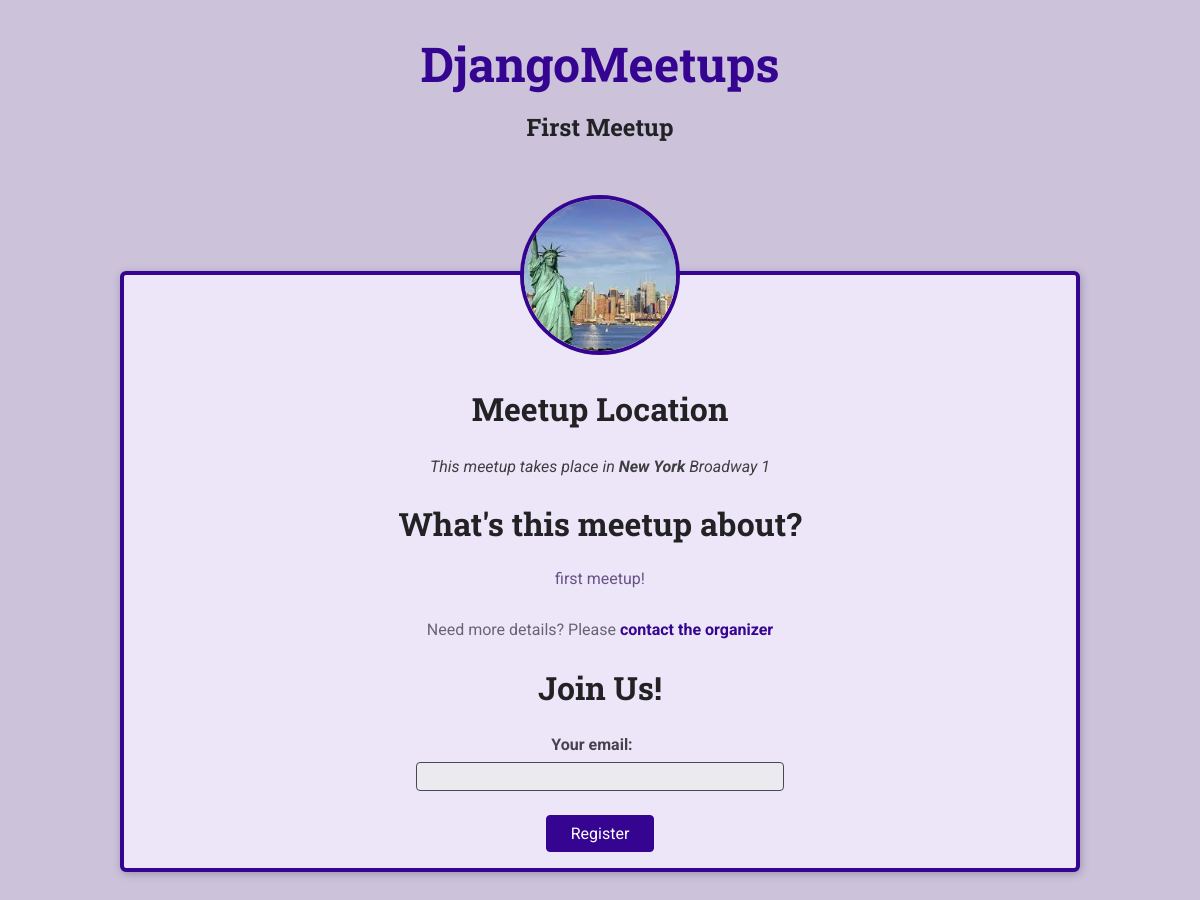
Screenshot of /meetups/first-meetup with the database file from the repository.
### meetups/models.py (models this page shows, shortened)
class Meetup(models.Model):
    title = models.CharField(max_length=200)
    organizer_email = models.EmailField()
    date = models.DateField()
    slug = models.SlugField(unique=True)
    description = models.TextField()
    image = models.ImageField(upload_to='images')
    location = models.ForeignKey(Location, on_delete=models.CASCADE)
    participants = models.ManyToManyField(Participant, blank=True, null=True)

class Location(models.Model):
    name = models.CharField(max_length=200)
    address = models.CharField(max_length=300)

### meetups/views.py (the view, shortened to what this page needs)
# urls.py: path('<slug:meetup_slug>', views.meetup_details, name='meetup-details')
def meetup_details(request, meetup_slug):
    try:
        selected_meetup = Meetup.objects.get(slug=meetup_slug)
        if request.method == 'GET':
            registration_form = RegistrationForm()
        return render(request, 'meetups/meetup-details.html', {
                'meetup_found': True,
                'meetup': selected_meetup,
                'form': registration_form
            })
    except Exception as exc:
        return render(request, 'meetups/meetup-details.html', {
            'meetup_found': False
        })

### meetups/forms.py
class RegistrationForm(forms.Form):
    email = forms.EmailField(label='Your email')

### meetups/templates/meetups/meetup-details.html (shortened to what this page needs)
{% extends 'meetups/base/base.html' %}
{% load static %}
{% block site_css %}
    <link rel="stylesheet" href="{% static 'meetups/styles/meetup-details.css' %}">
{% endblock %}
{% block main_heading %}
    {{meetup.title}}
{% endblock %}
{% block body %}
    {% if meetup_found %}
        <article>
            <img id="main-image" src="{{ meetup.image.url }}" alt="{{ meetup.title }}">
            <section id="location">
                <h2>Meetup Location</h2>
                <address>This meetup takes place in <span>{{ meetup.location.name }}</span> {{ meetup.location.address }}</address>
            </section>
            <section id="details">
                <h2>What's this meetup about?</h2>
                <p>{{ meetup.description }}</p>
                <footer>
                    <p>Need more details? Please <a href="mailto:{{ meetup.organizer_email }}">contact the organizer</a></p>
                </footer>
            </section>
            <section id="registration">
                <h2>Join Us!</h2>
                <form action="{% url 'meetup-details' meetup.slug %}" method="POST">
                    <ul>
                        {{ form.as_ul }}
                    </ul>
                    <div id="registration-actions">
                        <button>Register</button>
                    </div>
                </form>
            </section>
        </article>
    {% else %}
        <p>No Meetup found!</p>
    {% endif %}
{% endblock %}

### meetups/static/meetups/styles/base.css (style rules this page uses)
* { box-sizing: border-box; }
body { font-family: 'Roboto', sans-serif; margin: 0; background-color: #ccc3db; color: #3e3e41; }
h1, h2, h3 { font-family: 'Roboto Slab', sans-serif; color: #222224; }
button, .btn { cursor: pointer; font: inherit; padding: 0.5rem 1.5rem; background-color: #350490; border: 1px solid #350490; color: white; border-radius: 4px; text-decoration: none; }

### meetups/static/meetups/styles/meetup-details.css (style rules this page uses)
article { max-width: 60rem; margin: 5rem auto; border-radius: 6px; background-color: #ede6f8; border: 4px solid #350490; box-shadow: 1px 2px 8px rgba(0, 0, 0, 0.25); position: relative; padding: 1rem; text-align: center; }
#main-image { width: 10rem; height: 10rem; object-fit: cover; position: absolute; top: -5rem; left: calc(50% - 5rem); border-radius: 50%; border: 4px solid #350490; }
section:first-of-type { margin-top: 6rem; }
h2 { font-size: 2rem; }
address span { font-weight: bold; }
#details h2 { margin-bottom: 0.5rem; }
#details > p { color: #665386; padding: 1rem; border-radius: 4px; max-width: 80%; margin: auto; }
#details footer { color: #696472; }
#details footer a { color: #350490; text-decoration: none; font-weight: bold; }
#registration ul { list-style: none; margin: 0; padding: 0; }
#registration label { font-weight: bold; color: #46424d; margin-right: 1rem; display: block; margin-bottom: 0.5rem; }
#registration input { font: inherit; width: 40%; background-color: #ebeaee; border: 1px solid #4b4753; border-radius: 4px; padding: 0.25rem; }
#registration-actions { margin-top: 1.5rem; }

### rows the page displays
Meetup: title "First Meetup", image (picture), location.name "New York", location.address "Broadway 1", description "first meetup!"
